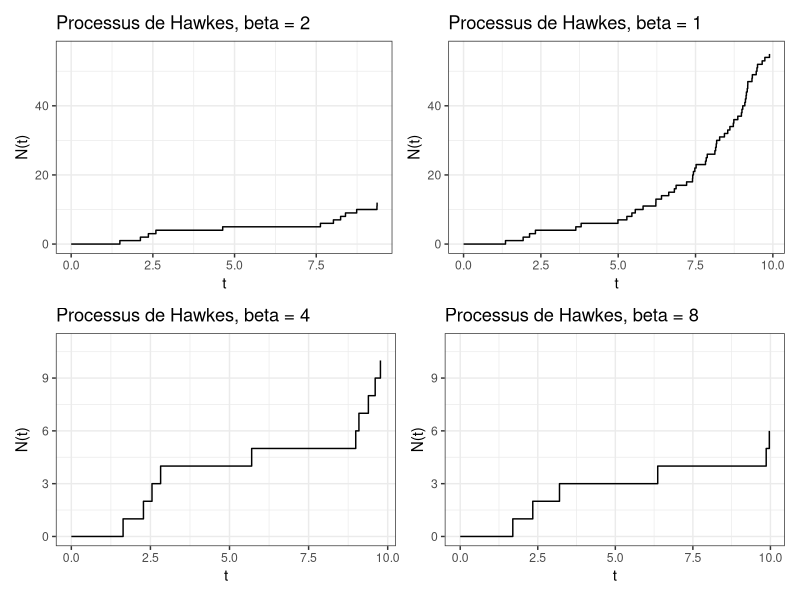

The R source for this figure:
# But: étudier les variations du paramètre beta en jouant sur les paramètres
# Remarque: même code que dans "simulations_alpha.R"

# Hawkes processus generation ==================================================

# install.packages("patchwork")
library(ggplot2)
library(patchwork)

gc()
# cat("\014")
# dev.off()
rm(list=ls())


# Parameters ===================================================================
lambda <- 1
alpha_0 <- 1
epsilon <- 10e-10

# paramètres beta à fair varier
b0 <- 2
b1 <- 1
b2 <- 4
b3 <- 8

# nombre d'itérations
big_T <- 10


# mu function that define the Hawkes process ===================================
mu_hawkes <- function(a, b, t){
  return(a*exp(-b*t))
}

# main algorithm ===============================================================

gen_process <- function(alpha, beta, mu_h,
                        seed=1910, eps=epsilon,
                        t0=0, b_T=big_T, lbda=lambda){
  set.seed(seed)
  processus <- c(0)
  t <- t0
  
  st_l <- function(lambda=lbda, t, ti, mu){
    return(lambda + sum( mu(a=alpha, b=beta, t=t-ti)*(ti<t) ) )
  }
  
  while(t < b_T){
    
    # "Find a new upper bound"
    M <- st_l(t=t+eps, ti=processus, mu=mu_h)
    
    # "Generate next candidate point"
    E <- rexp(n=1, rate=M)
    t <- t+E
    
    # "Keep it with some probs"
    U <- runif(n=1, min=0, max=M)
    
    if( (t < b_T) && (U <= st_l(t=t, ti=processus, mu = mu_h)) ){
      processus <- c(processus, t)  
    }
  }
  return(processus)
}  

# Results ======================================================================

hawkes_0 <- gen_process(alpha=alpha_0, beta=b0, mu_h=mu_hawkes)
hawkes_1 <- gen_process(alpha=alpha_0, beta=b1, mu_h=mu_hawkes)
hawkes_2 <- gen_process(alpha=alpha_0, beta=b2, mu_h=mu_hawkes)
hawkes_3 <- gen_process(alpha=alpha_0, beta=b3, mu_h=mu_hawkes)

max1 = length(hawkes_1)
max2 = length(hawkes_2)

# Création des 4 graphiques
p1 <- ggplot() + 
  geom_step(aes(x=hawkes_0, y=0:(length(hawkes_0)-1)))+
  labs(title=paste0("Processus de Hawkes, beta = ", b0), x="t", y="N(t)") + 
  ylim(c(0, max1)) +
  theme_bw()

p2 <- ggplot() + 
  geom_step(aes(x=hawkes_1, y=0:(length(hawkes_1)-1))) +
  labs(title = paste0("Processus de Hawkes, beta = ", b1), x="t", y="N(t)") + 
  ylim(c(0, max1)) +
  theme_bw()

p3 <- ggplot() + 
  geom_step(aes(x=hawkes_2, y=0:(length(hawkes_2)-1))) +
  labs(title = paste0("Processus de Hawkes, beta = ", b2), x="t", y="N(t)") + 
  ylim(c(0, max2)) +
  theme_bw()

p4 <- ggplot() + 
  geom_step(aes(x=hawkes_3, y=0:(length(hawkes_3)-1))) +
  labs(title = paste0("Processus de Hawkes, beta = ", b3), x="t", y="N(t)") +
  ylim(c(0, max2)) +
  theme_bw()

# Assemblage 2x2
(p1 + p2) / (p3 + p4)
